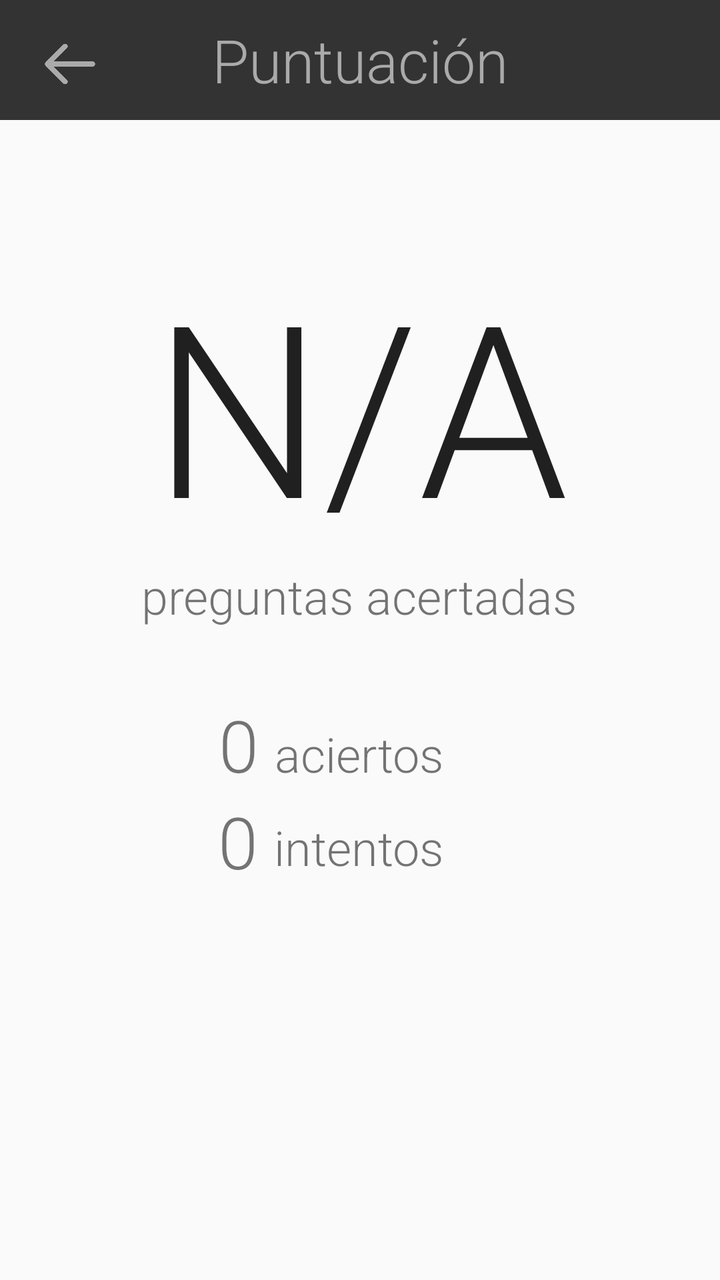
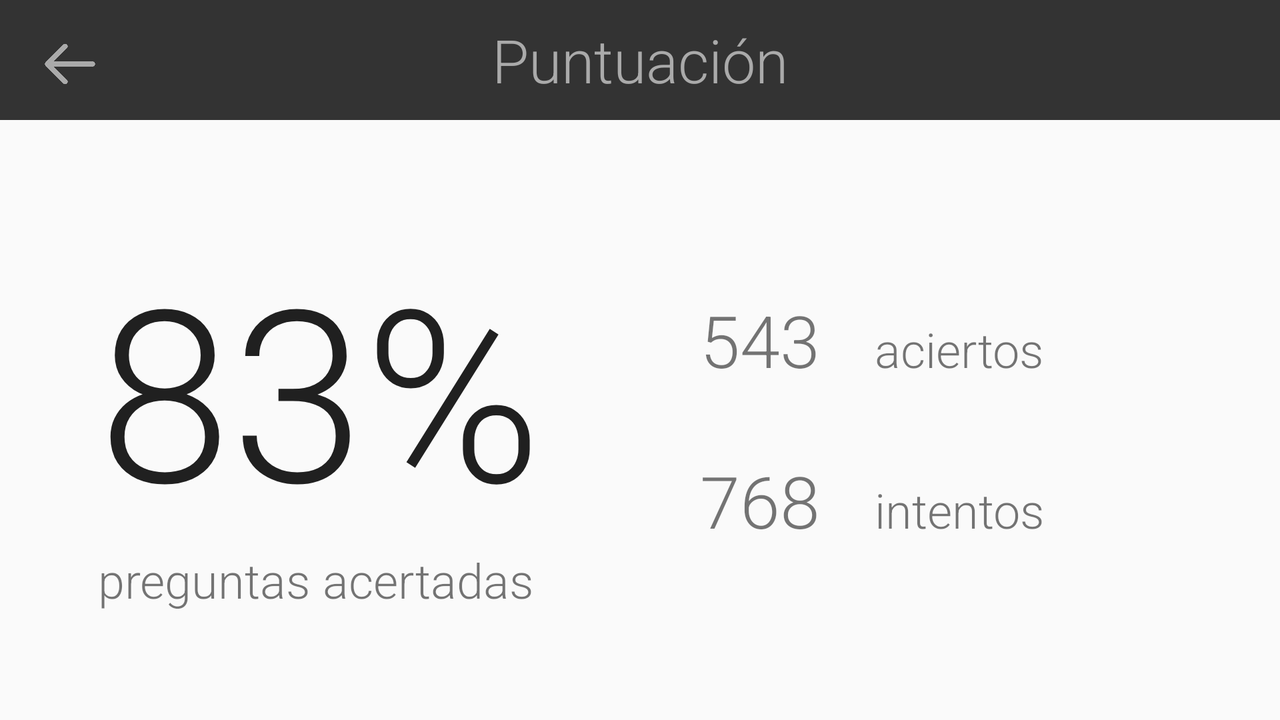

Compare how this app lays out the same screen by default and in its alternative resource folder. The renders come first, then the two layout files and the values they reference.
<!-- AndroidManifest.xml: application theme AppTheme -->
<!-- res/layout/activity_puntuacion.xml -->
<?xml version="1.0" encoding="utf-8"?>
<RelativeLayout xmlns:android="http://schemas.android.com/apk/res/android"
    xmlns:app="http://schemas.android.com/apk/res-auto"
    xmlns:tools="http://schemas.android.com/tools"
    android:layout_width="match_parent"
    android:layout_height="match_parent"
    android:paddingBottom="0dp"
    android:paddingLeft="0dp"
    android:paddingRight="0dp"
    android:paddingTop="0dp"
    tools:context="com.micompany.culturapp.Puntuacion">

    <RelativeLayout
        android:id="@+id/cabecerapuntuacion"
        android:layout_width="match_parent"
        android:layout_height="60dp"
        android:background="#333"
        android:layout_gravity="center">

        <ImageButton
            android:layout_width="wrap_content"
            android:layout_height="wrap_content"
            android:adjustViewBounds="true"
            android:scaleType="fitCenter"
            android:maxWidth="30dp"
            android:maxHeight="30dp"
            android:id="@+id/flecha"
            android:src="@drawable/flechaatras"

            android:background="#00ffffff"
            android:layout_marginLeft="20dp"
            android:layout_marginStart="20dp"
            android:layout_marginTop="17dp"
            android:layout_alignParentTop="true"
            android:layout_alignParentLeft="true"
            android:layout_alignParentStart="true" />


        <TextView
            android:id="@+id/puntuacion"
            android:gravity="center_vertical"
            android:layout_width="fill_parent"
            android:layout_height="match_parent"
            android:fontFamily="sans-serif-light"
            android:text="Puntuación"
            android:textAlignment="center"
            android:textAppearance="@style/TextAppearance.AppCompat"
            android:textColor="#aaa"
            android:textSize="30sp"
            android:layout_alignParentRight="true"
            android:layout_alignParentEnd="true"
            />


    </RelativeLayout>

    <RelativeLayout
        android:layout_below="@+id/cabecerapuntuacion"
        android:layout_width="match_parent"
        android:layout_height="match_parent">

        <TextView
            android:id="@+id/porcentaje"
            android:layout_width="wrap_content"
            android:layout_height="wrap_content"
            android:layout_marginTop="62dp"
            android:fontFamily="sans-serif-light"
            android:text="N/A"
            android:textAlignment="center"
            android:textAppearance="@style/TextAppearance.AppCompat"

            android:textSize="120sp"

            android:layout_centerHorizontal="true" />

        <TextView
            android:id="@+id/preguntas_acertadas"
            android:layout_width="wrap_content"
            android:layout_height="wrap_content"
            android:fontFamily="sans-serif-light"
            android:text="preguntas acertadas"
            android:textSize="24sp"
            android:textAlignment="center"
            android:layout_centerHorizontal="true"
            android:layout_below="@id/porcentaje"
            />

        <TextView

            android:id="@+id/aciertos_texto"
            android:layout_width="wrap_content"
            android:layout_height="wrap_content"
            android:layout_alignBaseline="@+id/aciertos"
            android:layout_centerHorizontal="true"
            android:fontFamily="sans-serif-light"
            android:text="aciertos"
            android:textSize="24sp" />

        <TextView
            android:id="@+id/aciertos"
            android:gravity="end"
            android:layout_width="wrap_content"
            android:layout_height="wrap_content"
            android:layout_marginTop="34dp"
            android:fontFamily="sans-serif-light"
            android:text="0"
            android:paddingRight="8dp"
            android:textAlignment="textEnd"
            android:textSize="36sp"
            android:layout_below="@+id/preguntas_acertadas"
            android:layout_toLeftOf="@id/aciertos_texto"
            />

        <TextView

            android:id="@+id/intentos_texto"
            android:layout_width="wrap_content"
            android:layout_height="wrap_content"
            android:fontFamily="sans-serif-light"
            android:text="intentos"
            android:textSize="24sp"
            android:layout_marginTop="11dp"
            android:layout_below="@+id/aciertos"
            android:layout_alignRight="@+id/aciertos_texto"
            android:layout_alignEnd="@+id/aciertos_texto"
            />

        <TextView
            android:id="@+id/intentos"
            android:gravity="end"
            android:layout_width="wrap_content"
            android:layout_height="wrap_content"
            android:textAlignment="textEnd"
            android:paddingRight="8dp"
            android:fontFamily="sans-serif-light"
            android:text="0"
            android:layout_alignBottom="@id/intentos_texto"
            android:layout_toLeftOf="@id/intentos_texto"
            android:layout_below="@id/aciertos"
            android:textSize="36sp" />




    </RelativeLayout>



</RelativeLayout>
<!-- resources referenced by this layout -->
<resources>
  <!-- drawable flechaatras: png bitmap (drawable, 2660 bytes) -->
  <style name="AppTheme" parent="Theme.AppCompat.Light.NoActionBar">
          
          <item name="colorPrimary">@color/colorPrimary</item>
          <item name="colorPrimaryDark">@color/colorPrimaryDark</item>
          <item name="colorAccent">#0EB179</item>
      </style>
</resources>
<!-- res/layout-land/activity_puntuacion.xml (the repository's variant of the layout above) -->
<!-- drawn on the phone turned sideways -->
<?xml version="1.0" encoding="utf-8"?>
<RelativeLayout xmlns:android="http://schemas.android.com/apk/res/android"
    xmlns:app="http://schemas.android.com/apk/res-auto"
    xmlns:tools="http://schemas.android.com/tools"
    android:layout_width="match_parent"
    android:layout_height="match_parent"
    android:paddingBottom="0dp"
    android:paddingLeft="0dp"
    android:paddingRight="0dp"
    android:paddingTop="0dp"
    tools:context="com.micompany.culturapp.Puntuacion">

    <RelativeLayout
        android:id="@+id/cabecerapuntuacion"
        android:layout_width="match_parent"
        android:layout_height="60dp"
        android:background="#333"
        android:layout_gravity="center">

        <ImageButton
            android:layout_width="wrap_content"
            android:layout_height="wrap_content"
            android:adjustViewBounds="true"
            android:scaleType="fitCenter"
            android:maxWidth="30dp"
            android:maxHeight="30dp"
            android:id="@+id/flecha"
            android:src="@drawable/flechaatras"

            android:background="#00ffffff"
            android:layout_marginLeft="20dp"
            android:layout_marginStart="20dp"
            android:layout_marginTop="17dp"
            android:layout_alignParentTop="true"
            android:layout_alignParentLeft="true"
            android:layout_alignParentStart="true" />


        <TextView
            android:id="@+id/puntuacion"
            android:gravity="center_vertical"
            android:layout_width="fill_parent"
            android:layout_height="match_parent"
            android:fontFamily="sans-serif-light"
            android:text="Puntuación"
            android:textAlignment="center"
            android:textAppearance="@style/TextAppearance.AppCompat"
            android:textColor="#aaa"
            android:textSize="30sp"
            android:layout_alignParentRight="true"
            android:layout_alignParentEnd="true"
            />


    </RelativeLayout>

    <LinearLayout
        android:layout_below="@+id/cabecerapuntuacion"
        android:layout_width="match_parent"
        android:layout_height="match_parent"
        android:orientation="horizontal"
        android:baselineAligned="false">

        <RelativeLayout
            android:layout_width="0dp"
            android:layout_height="wrap_content"
            android:layout_weight="1"
            android:layout_gravity="center">

            <TextView
                android:id="@+id/porcentaje"
                android:layout_width="wrap_content"
                android:layout_height="wrap_content"
                android:fontFamily="sans-serif-light"
                android:text="83%"
                android:textAppearance="@style/TextAppearance.AppCompat"
                android:textSize="120sp"
                android:layout_alignParentTop="true"
                android:layout_centerHorizontal="true"
                 />

            <TextView
                android:id="@+id/preguntas_acertadas"
                android:layout_width="wrap_content"
                android:layout_height="wrap_content"
                android:fontFamily="sans-serif-light"
                android:text="preguntas acertadas"
                android:textSize="24sp"
                android:layout_alignLeft="@+id/porcentaje"
                android:layout_below="@id/porcentaje"
                />
        </RelativeLayout>

        <RelativeLayout
            android:layout_width="0dp"
            android:layout_height="wrap_content"
            android:layout_weight="1"
            android:layout_gravity="center">

            <TextView
                android:id="@+id/aciertos"
                android:layout_width="wrap_content"
                android:layout_height="wrap_content"
                android:fontFamily="sans-serif-light"
                android:text="543"
                android:textSize="36sp"
                android:paddingLeft="30dp"
               />


            <TextView
                android:id="@+id/intentos"
                android:layout_width="wrap_content"
                android:layout_height="wrap_content"
                android:layout_alignLeft="@+id/aciertos"
                android:layout_alignStart="@+id/aciertos"
                android:layout_below="@+id/aciertos"
                android:layout_marginTop="32dp"
                android:fontFamily="sans-serif-light"
                android:text="768"
                android:textSize="36sp"
                android:paddingLeft="30dp"
                />


            <TextView

                android:id="@+id/aciertos_texto"
                android:layout_width="wrap_content"
                android:layout_height="wrap_content"
                android:layout_alignBaseline="@+id/aciertos"
                android:layout_alignBottom="@+id/aciertos"
                android:layout_centerHorizontal="true"
                android:fontFamily="sans-serif-light"
                android:text="aciertos"
                android:textSize="24sp" />

            <TextView

                android:id="@+id/intentos_texto"
                android:layout_width="wrap_content"
                android:layout_height="wrap_content"
                android:layout_alignBaseline="@+id/intentos"
                android:layout_alignBottom="@+id/intentos"
                android:layout_alignLeft="@+id/aciertos_texto"
                android:layout_alignStart="@+id/aciertos_texto"
                android:fontFamily="sans-serif-light"
                android:text="intentos"
                android:textSize="24sp" />

        </RelativeLayout>




    </LinearLayout>


</RelativeLayout>
